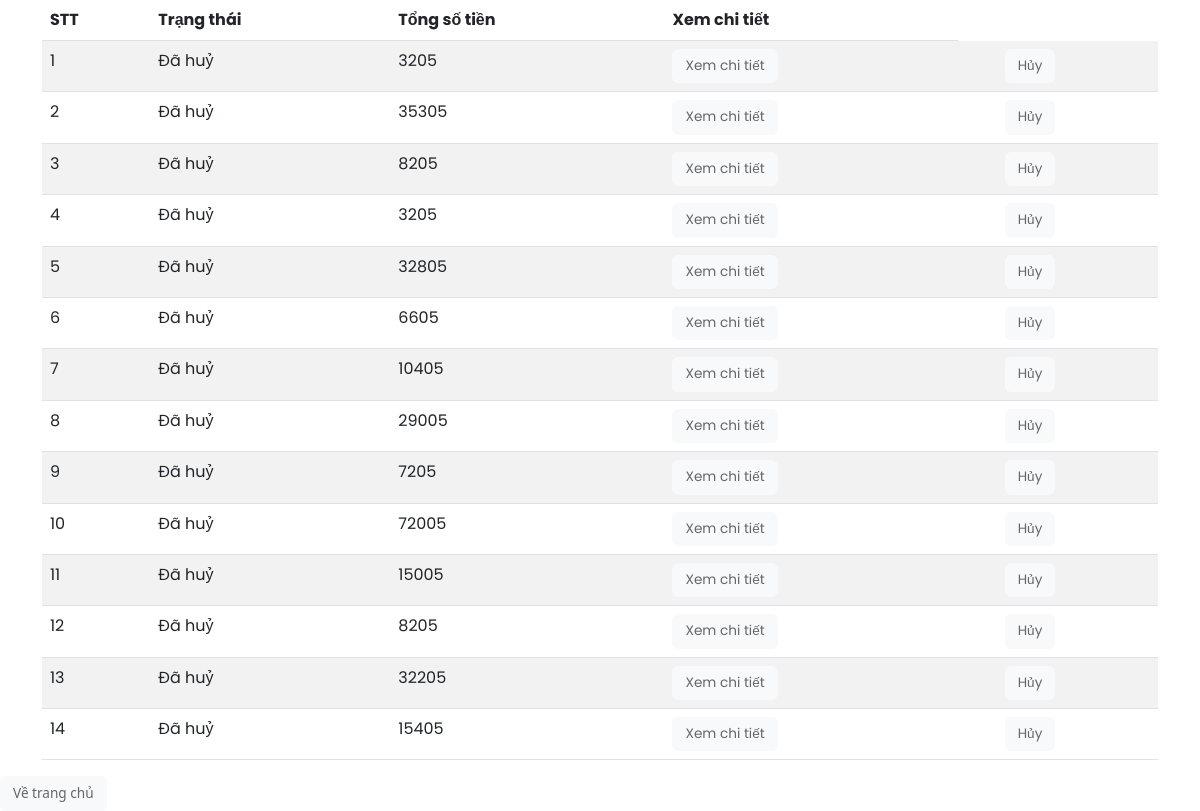
The page /history.php (signed in) on the database its author committed.
### tables this page shows
CREATE TABLE IF NOT EXISTS `orders` (
  `id` int NOT NULL AUTO_INCREMENT,
  `total` float NOT NULL,
  `status` varchar(50) NOT NULL,
  `user_id` int NOT NULL,
  PRIMARY KEY (`id`),
  KEY `fk_order_user` (`user_id`)
);

### class/Db.class.php (called while the page is built, shortened)
<?php
class Db
{
	private $dbh = null;
	public function __construct()
	{
		$driver = "mysql:host=" . HOST . "; dbname=" . DB_NAME;
		try {
			$this->dbh = new PDO($driver, DB_USER, DB_PASS);
			$this->dbh->query("set names 'utf8' ");
		} catch (PDOException $e) {
			echo 'có lỗi xảy ra';
			exit();
		}
	}
	private function query($sql, $arr = array(), $mode = PDO::FETCH_ASSOC)
	{
		$stm = $this->dbh->prepare($sql);
		if (!$stm->execute($arr)) {
			echo "Sql lỗi.";
			exit();
		}
		return $stm->fetchAll($mode);
	}
	public function select($sql,  $arr = array(), $mode = PDO::FETCH_ASSOC)
	{
		return $this->query($sql, $arr, $mode);
	}
}

### history.php (the view, shortened to what this page needs)
<!DOCTYPE html>
<html lang="en">
<head>
    <link rel="stylesheet" href="https://cdnjs.cloudflare.com/ajax/libs/font-awesome/4.7.0/css/font-awesome.min.css">
    <link href="https://cdn.jsdelivr.net/npm/bootstrap-icons@1.5.0/font/bootstrap-icons.css" rel="stylesheet" />
    <link rel="stylesheet" href="https://cdnjs.cloudflare.com/ajax/libs/jquery/3.2.1/jquery.min.js">
    <link href="css/styles.css" rel="stylesheet" />
    <link href="css/style1.css" rel="stylesheet" />
</head>
<body>
    <div class="container">
        <table class="table table-striped">
            <thead>
                <tr>
                    <th>STT</th>
                    <th>Trạng thái</th>
                    <th>Tổng số tiền</th>
                    <th>Xem chi tiết</th>
                </tr>
            </thead>
            <tbody>
                <?php
                if (isset($_SESSION["user"])) {
                    $email = $_SESSION["user"];
                } else {
                    header("Location: login.php");
                }
                $db = new Db();
                $sql = "SELECT orders.id, orders.total, orders.status
                from orders join user on orders.user_id = user.id
                where user.email  = :email";
                $arr = array(":email" => $email);
                $orderList = $db->select($sql, $arr);
                $count = 1;
                foreach ($orderList as $order) {
                    echo '<tr>';
                    echo '<td>' . $count++ . '</td>';
                    $statusString = '';
                    if ($order['status'] == 'created') {
                        $statusString = 'Đã đặt hàng';
                    } else if ($order['status'] == 'done') {
                        $statusString = 'Đã hoàn thành';
                    } else {
                        $statusString = 'Đã huỷ';
                    }
                    echo '<td>' . $statusString . '</td>';
                    echo '<td>' . $order['total'] . '</td>';
                    echo '<td><a class="btn btn-light" href ="order_details_history.php?id=' . $order['id'] . '">Xem chi tiết</a><td>';
                    if($order['status']=="cancel"){
                        echo '<td></td>';
                    }
                    else
                    {
                        echo '<td><a class="btn btn-light" href="#" onclick="confirmCancelOrder(' . $order['id'] . ')">Hủy</a></td>';
                    }
                    echo '</tr>';
                }
                ?>
            </tbody>
        </table>
    </div>
    <a class="btn btn-light" href="index.php">Về trang chủ</a>
</body>
</html>

### css/style1.css (style rules this page uses)
* { margin: 0; padding: 0; box-sizing: border-box; font-family: 'Poppins', sans-serif; }
.btn { color: #666; font-size: 0.85rem; }

### rows shown on the page
orders: status "Đã huỷ", total "3205"
orders: status "Đã huỷ", total "35305"
orders: status "Đã huỷ", total "8205"
orders: status "Đã huỷ", total "3205"
orders: status "Đã huỷ", total "32805"
orders: status "Đã huỷ", total "6605"
orders: status "Đã huỷ", total "10405"
orders: status "Đã huỷ", total "29005"
orders: status "Đã huỷ", total "7205"
orders: status "Đã huỷ", total "72005"
orders: status "Đã huỷ", total "15005"
orders: status "Đã huỷ", total "8205"
orders: status "Đã huỷ", total "32205"
orders: status "Đã huỷ", total "15405"
